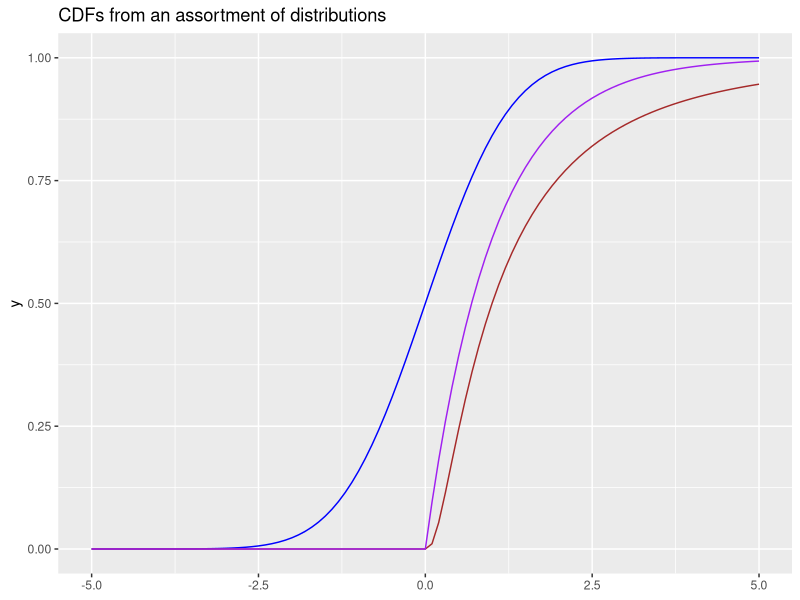

The R script that drew this image: (Note: this script raises an error after producing the figure.)
## ---- chunk 1
#| message: false
library(tidyverse)
set.seed(sum(utf8ToInt("SoME2")))
## ---- chunk 2
totalFlips = 100
prob = 0.2 # Took me 5 tries to flip the bottle once
rbinom(totalFlips, 1, prob) # 1 represents a successful flip
## ---- chunk 3
totalGames=100
avgGoalsPerGame = 1
rpois(totalGames,avgGoalsPerGame)
## ---- chunk 4
normal <- pnorm
logNormal <- plnorm
exponential <- pexp

ggplot() + xlim(-5, 5) + 
  geom_function(fun = pnorm, colour="blue") +
  geom_function(fun = logNormal, colour="brown") +
  geom_function(fun = exponential, colour="purple") +
  labs(title="CDFs from an assortment of distributions")
## ---- chunk 5
#| echo: false
#| fig-cap: "What the inverse function means"
knitr::include_graphics("inverse.png")
